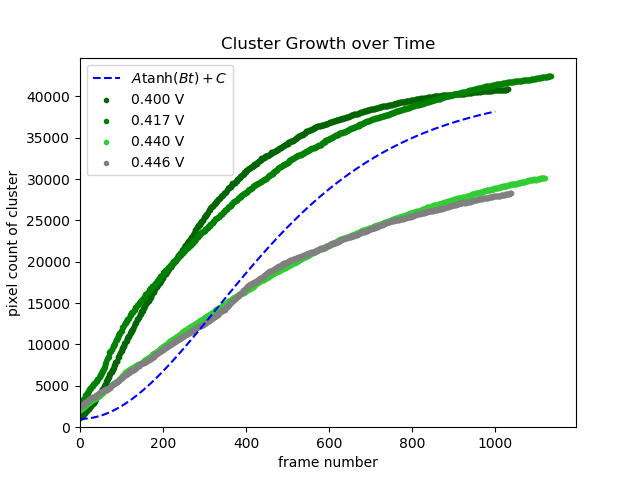

Source code (Python):
import numpy as np
import matplotlib.pyplot as plt
import pandas as pd

path = "./ratedata/"
g1 = pd.read_csv(path+"g1.tsv", sep='\t')
g2 = pd.read_csv(path+"g2.tsv", sep='\t')
g3 = pd.read_csv(path+"g3.tsv", sep='\t')
g4 = pd.read_csv(path+"g4.tsv", sep='\t')

fig, ax = plt.subplots()
ax.scatter(g3['frame'], g3['area'], marker='.', label='0.400 V', color='darkgreen')
ax.scatter(g4['frame'], g4['area'], marker='.', label='0.417 V', color='green')
ax.scatter(g1['frame'], g1['area'], marker='.', label='0.440 V', color='limegreen')
ax.scatter(g2['frame'], g2['area'], marker='.', label='0.446 V', color='gray')
ax.set_title("Cluster Growth over Time")
ax.set_xlabel("frame number")
ax.set_ylabel("pixel count of cluster")
ax.set_xlim(0)
ax.set_ylim(0)

A=40000
B=2*10**(-3)
C = 1000
label = r'$A\tanh (Bt)+C$'
x = np.linspace(0, 1000, 100)
area = A*(np.tanh(B*x))**2 + C
ax.plot(x, area, linestyle='--', color='blue', label=label)
ax.legend()
plt.savefig("growth.png")
plt.show()
